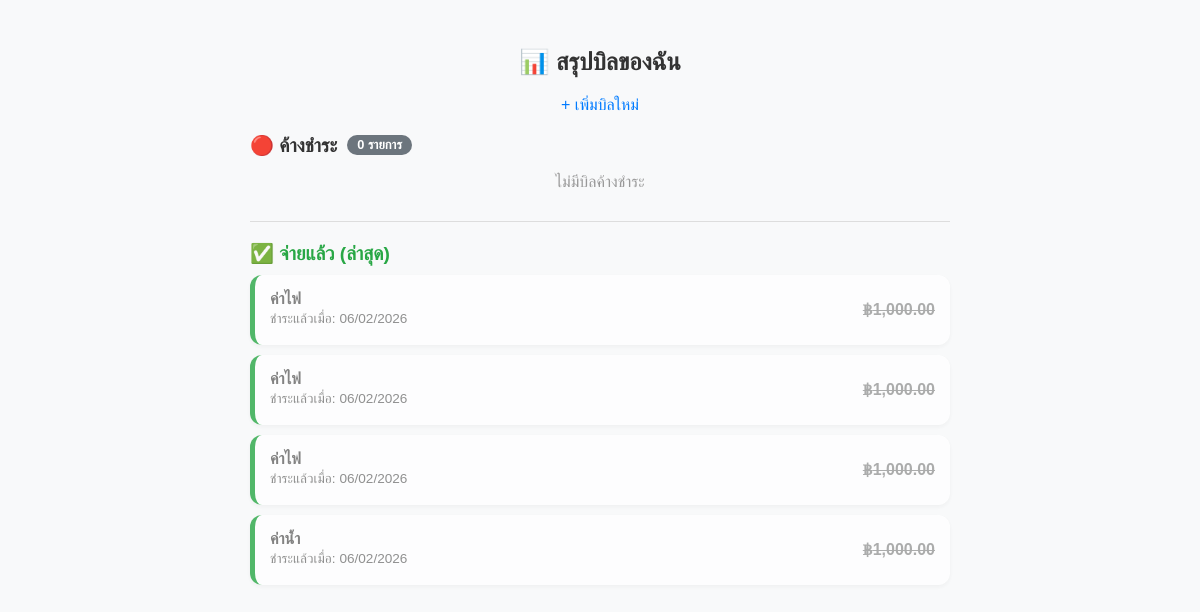
The page / on the database its author committed.
### tables this page shows
CREATE TABLE `bills` (
  `id` int(11) NOT NULL,
  `type` enum('Water','Electricity') NOT NULL,
  `amount` decimal(10,2) NOT NULL,
  `due_date` date NOT NULL,
  `status` enum('Pending','Paid') DEFAULT 'Pending',
  `created_at` timestamp NOT NULL DEFAULT current_timestamp()
);

### index.php (the view, shortened to what this page needs)
<?php
include 'db.php';
$pending_bills = $conn->query("SELECT * FROM bills WHERE status = 'Pending' ORDER BY due_date ASC");
$paid_bills = $conn->query("SELECT * FROM bills WHERE status = 'Paid' ORDER BY created_at DESC LIMIT 10");
?>
<!DOCTYPE html>
<html lang="th">
<head>
</head>
<body>
<div class="container">
    <h2 style="text-align: center;">📊 สรุปบิลของฉัน</h2>
    <a href="add_bill.php" class="add-link">+ เพิ่มบิลใหม่</a>
    <div class="section-title">
        🔴 ค้างชำระ
        <span class="count-badge"><?php echo $pending_bills->num_rows; ?> รายการ</span>
    </div>
    <?php if ($pending_bills->num_rows > 0): ?>
        <?php while($row = $pending_bills->fetch_assoc()): ?>
            <div class="bill-card pending">
                <div class="info">
                    <h3><?php echo ($row['type'] == 'Water' ? '💧 ค่าน้ำ' : '⚡ ค่าไฟ'); ?></h3>
                    <p>กำหนดชำระ: <?php echo $row['due_date']; ?></p>
                    <span class="amount">฿<?php echo number_format($row['amount'], 2); ?></span>
                </div>
                <a href="index.php?pay_id=<?php echo $row['id']; ?>" class="btn-pay" onclick="return confirm('ยืนยันการชำระเงิน?')">จ่ายแล้ว</a>
            </div>
        <?php endwhile; ?>
    <?php else: ?>
        <p style="text-align: center; color: #999;">ไม่มีบิลค้างชำระ</p>
    <?php endif; ?>
    <hr style="margin-top: 30px; border: 0; border-top: 1px solid #ddd;">
    <div class="section-title" style="color: #28a745;">
        ✅ จ่ายแล้ว (ล่าสุด)
    </div>
    <?php if ($paid_bills->num_rows > 0): ?>
        <?php while($row = $paid_bills->fetch_assoc()): ?>
            <div class="bill-card paid">
                <div class="info">
                    <h3 style="color: #666;"><?php echo ($row['type'] == 'Water' ? 'ค่าน้ำ' : 'ค่าไฟ'); ?></h3>
                    <p>ชำระแล้วเมื่อ: <?php echo date('d/m/Y', strtotime($row['created_at'])); ?></p>
                </div>
                <div class="amount" style="text-decoration: line-through; color: #999;">
                    ฿<?php echo number_format($row['amount'], 2); ?>
                </div>
            </div>
        <?php endwhile; ?>
    <?php else: ?>
        <p style="text-align: center; color: #999;">ยังไม่มีประวัติการจ่าย</p>
    <?php endif; ?>
</div>
</body>
</html>

### index.php (style rules this page uses)
body { font-family: 'Kanit', sans-serif; background: #f8f9fa; padding: 20px; color: #333; }
.container { max-width: 700px; margin: auto; }
.section-title { font-size: 1.2rem; font-weight: bold; margin: 20px 0 10px; display: flex; align-items: center; }
.count-badge { background: #6c757d; color: white; border-radius: 20px; padding: 2px 10px; font-size: 0.8rem; margin-left: 10px; }
.bill-card { background: white; border-radius: 12px; padding: 15px; margin-bottom: 10px; display: flex; justify-content: space-between; align-items: center; box-shadow: 0 2px 5px rgba(0,0,0,0.05); }
.info h3 { margin: 0; font-size: 1rem; }
.info p { margin: 3px 0; font-size: 0.85rem; color: #777; }
.paid { border-left: 5px solid #28a745; opacity: 0.8; }
.amount { font-weight: bold; color: #333; }
.add-link { display: block; text-align: center; margin-bottom: 20px; color: #007bff; text-decoration: none; }

### rows shown on the page
bills: type "ค่าไฟ", created_at "06/02/2026", amount "1,000.00"
bills: type "ค่าไฟ", created_at "06/02/2026", amount "1,000.00"
bills: type "ค่าไฟ", created_at "06/02/2026", amount "1,000.00"
bills: type "ค่าน้ำ", created_at "06/02/2026", amount "1,000.00"

### other values the page prints
$pending_bills->num_rows "0"
